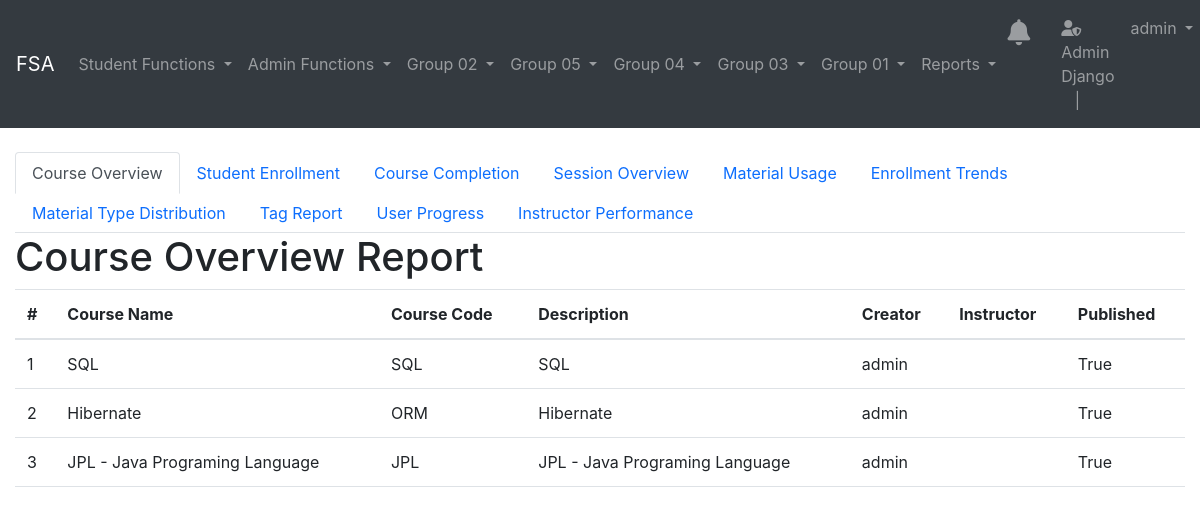
The page /reports/course-overview/ (signed in) on the database its author committed.
### module_group/models.py (models this page shows, shortened)
class ModuleGroup(models.Model):
    group_name = models.CharField(max_length=255)

### user/models.py (models this page shows)
class User(AbstractUser):
    date_joined = models.DateTimeField(auto_now_add=True)
    training_programs = models.ManyToManyField(TrainingProgram, blank=True)
    modules = models.ManyToManyField(Module, related_name='assigned_users', blank=True)
    groups = models.ManyToManyField(
        Group,
        blank=True,
        help_text='The groups this user belongs to.',
        verbose_name='groups',
        related_name='custom_user_groups',
    )
    user_permissions = models.ManyToManyField(
        Permission,
        blank=True,
        help_text='Specific permissions for this user.',
        verbose_name='user permissions',
        related_name='custom_user_permissions',
    )

### course/models.py (models this page shows, shortened)
class Course(models.Model):
    course_name = models.CharField(max_length=255, unique=True)
    course_code = models.CharField(max_length=20, unique=True, blank=True, null=True)
    description = models.TextField(blank=True, null=True)
    creator = models.ForeignKey(settings.AUTH_USER_MODEL, on_delete=models.SET_NULL, null=True, blank=True, related_name='created_courses')
    instructor = models.ForeignKey(settings.AUTH_USER_MODEL, on_delete=models.SET_NULL, null=True, blank=True, related_name='taught_courses')
    published = models.BooleanField(default=True)
    prerequisites = models.ManyToManyField('self', symmetrical=False, blank=True, related_name='is_prerequisite_for')
    tags = models.ManyToManyField('Tag', blank=True, related_name='courses')
    image = models.ImageField(upload_to='course_images/', null=True, blank=True)

### reports/views.py (the view)
# urls.py: path('course-overview/', views.course_overview_report, name='course_overview_report'),
@login_required
def course_overview_report(request):
    module_groups = ModuleGroup.objects.all()
    courses = Course.objects.all()
    return render(request, 'reports/course_overview_report.html',
    {'courses': courses, 'module_groups': module_groups,
    })

### reports/templates/reports/course_overview_report.html
{% extends 'base.html' %}
{% block content %}
<ul class="nav nav-tabs">
    <li class="nav-item">
        <a class="nav-link active" href="{% url 'reports:course_overview_report' %}">Course Overview</a>
    </li>
    <li class="nav-item">
        <a class="nav-link" href="{% url 'reports:student_enrollment_report' %}">Student Enrollment</a>
    </li>
    <li class="nav-item">
        <a class="nav-link" href="{% url 'reports:course_completion_report' %}">Course Completion</a>
    </li>
    <li class="nav-item">
        <a class="nav-link" href="{% url 'reports:session_overview_report' %}">Session Overview</a>
    </li>
    <li class="nav-item">
        <a class="nav-link" href="{% url 'reports:material_usage_report' %}">Material Usage</a>
    </li>
    <li class="nav-item">
        <a class="nav-link" href="{% url 'reports:enrollment_trends_report' %}">Enrollment Trends</a>
    </li>
    <li class="nav-item">
        <a class="nav-link" href="{% url 'reports:material_type_distribution_report' %}">Material Type Distribution</a>
    </li>
    <li class="nav-item">
        <a class="nav-link" href="{% url 'reports:tag_report' %}">Tag Report</a>
    </li>
    <li class="nav-item">
        <a class="nav-link" href="{% url 'reports:user_progress_report' %}">User Progress</a>
    </li>
    <li class="nav-item">
        <a class="nav-link" href="{% url 'reports:instructor_performance_report' %}">Instructor Performance</a>
    </li>
</ul>
<h1>Course Overview Report</h1>
<table class="table">
    <thead>
        <tr>
            <th>#</th>
            <th>Course Name</th>
            <th>Course Code</th>
            <th>Description</th>
            <th>Creator</th>
            <th>Instructor</th>
            <th>Published</th>
        </tr>
    </thead>
    <tbody>
        {% for course in courses %}
        <tr>
            <td>{{ forloop.counter }}</td>
            <td>{{ course.course_name }}</td>
            <td>{{ course.course_code }}</td>
            <td>{{ course.description }}</td>
            <td>{{ course.creator.username }}</td>
            <td>{{ course.instructor.username }}</td>
            <td>{{ course.published }}</td>
        </tr>
        {% endfor %}
    </tbody>
</table>
{% endblock %}

### main/templates/base.html (shortened to what this page needs)
<!DOCTYPE html>
<html lang="en">
<head>
    <link rel="stylesheet" href="https://cdnjs.cloudflare.com/ajax/libs/font-awesome/5.15.4/css/all.min.css">
    <link href="https://cdn.jsdelivr.net/npm/bootstrap@5.3.0-alpha1/dist/css/bootstrap.min.css" rel="stylesheet">
    <link rel="stylesheet" href="https://stackpath.bootstrapcdn.com/bootstrap/4.5.2/css/bootstrap.min.css">
</head>
<link rel="stylesheet" href="https://cdnjs.cloudflare.com/ajax/libs/font-awesome/6.0.0-beta3/css/all.min.css">
</head>
<body>
    <nav class="navbar navbar-expand-lg navbar-dark bg-dark">
        <a class="navbar-brand" href="{% url 'main:home' %}">FSA</a>
        <div class="collapse navbar-collapse">
            {% if user.is_authenticated and user.is_superuser %}
            <ul class="navbar-nav mr-auto">
                {% for group in module_groups %}
                    <li class="nav-item dropdown">
                        <a class="nav-link dropdown-toggle" href="#" id="{{ group.id }}" role="button" data-bs-toggle="dropdown" aria-haspopup="true" aria-expanded="false">
                            {{ group.group_name }}
                        </a>
                    </li>
                {% endfor %}
            </ul>
                {% endif %}
            {% if request.user.is_authenticated %}
            <ul class="navbar-nav ml-auto">
                {% include 'notification_bell.html' %}
                <li class="nav-item">
                    <a class="nav-link" href="{% url 'admin:index' %}" target="_blank">
                        <i class="fas fa-user-shield"></i> Admin Django &nbsp;&nbsp;&nbsp;|
                    </a>
                </li>
                <li class="nav-item dropdown">
                    <a class="nav-link dropdown-toggle" href="#" id="navbarDropdown" role="button" data-bs-toggle="dropdown" aria-haspopup="true" aria-expanded="false">
                        {{ request.user.get_full_name|default:request.user.username }}
                    </a>
                </li>
            </ul>
        {% endif %}
        </nav>
    <div class="container-fluid mt-4">
        {% block content %}{% endblock %}
    </div>
</body>
</html>

### rows shown on the page
ModuleGroup: group_name "Student Functions"
ModuleGroup: group_name "Admin Functions"
ModuleGroup: group_name "Group 02"
ModuleGroup: group_name "Group 05"
ModuleGroup: group_name "Group 04"
ModuleGroup: group_name "Group 03"
ModuleGroup: group_name "Group 01"
ModuleGroup: group_name "Reports"
User: user.get_full_name "admin"
Course: course_name "SQL", course_code "SQL", description "SQL", creator.username "admin", published "True"
Course: course_name "Hibernate", course_code "ORM", description "Hibernate", creator.username "admin", published "True"
Course: course_name "JPL - Java Programing Language", course_code "JPL", description "JPL - Java Programing Language", creator.username "admin", published "True"
